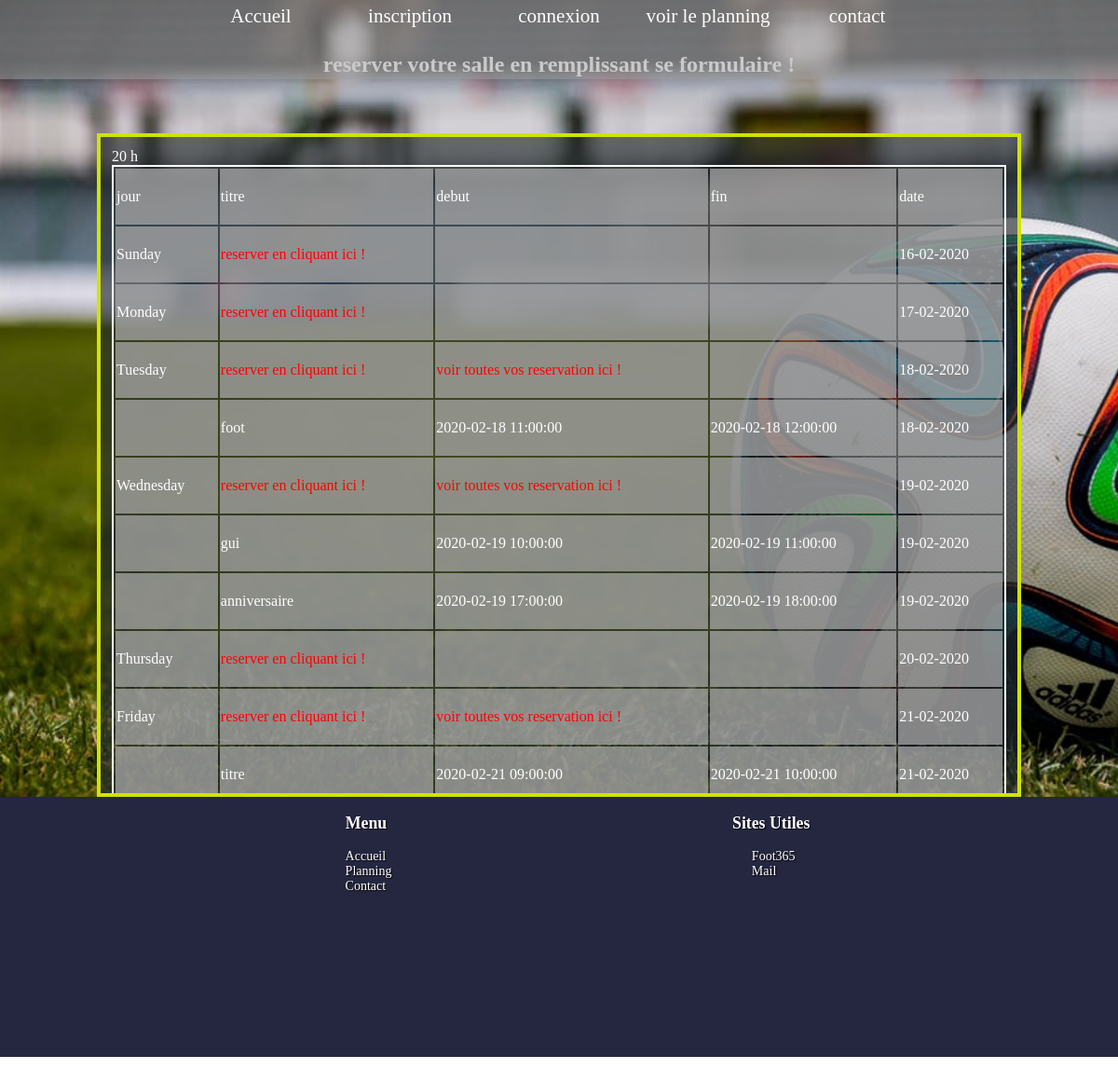
The app's page /planning.php with its own data.
### tables this page shows
CREATE TABLE IF NOT EXISTS `reservations` (
  `id` int(11) NOT NULL AUTO_INCREMENT,
  `titre` varchar(255) NOT NULL,
  `description` text NOT NULL,
  `debut` datetime NOT NULL,
  `fin` datetime NOT NULL,
  `id_utilisateur` int(11) NOT NULL,
  `tempsegonde` int(11) NOT NULL,
  PRIMARY KEY (`id`)
);

### planning.php (the view, shortened to what this page needs)
<?php
$connexion=mysqli_connect("localhost","root","","reservationsalles");
?>
<head>
     <link rel="stylesheet" type="text/css" href="nav.css">
     <link rel="stylesheet" type="text/css" href="css/planning.css">
</head>
       <body class="oc-body-accueil-btp">
     <section class="section-deventure">
       <nav class ="oc-nav-btp">
          <ul id="oc-nav-btp">
              <li ><a class="ah"  href="index.php">Accueil</a></li><?php if (!isset($_SESSION['login']))
                      {
                        echo "<li ><a class=\"ah\"  href=\"inscription.php\">inscription</a></li>";
                        echo "<li><a class=\"ah\"  href=\"connexion.php\">connexion</a></li>";
                    }
                         ?><li><a class="ah"  href="planning.php">voir le planning</a>
                         <li><a class="ah"  href="mailto:olivier.crozet@gmail.com">contact</a></li>
          </ul>
       </nav>
       <main>
        <header class="oc-header-btp">
          <h1>reserver votre salle en remplissant se formulaire !<h1>
        </header>
        <div class="div-tabl">
<table  class="table-affichage">
  <thead>
    <tr class="lignet"><td>jour</td><td>titre</td><td>debut</td><td>fin</td><td>date</td></tr>
  </thead>
<?php
$jour = date('l');
$data = date("d-m-Y");
$jourtimestamp = strtotime($jour);
$da = date('Y-m-d');
$dda = $da.' '.'08:00:00';
$sda = $da.' '.'19:00:00';
$reqtitrea = ("SELECT * FROM reservations WHERE debut BETWEEN  '$dda' AND '$sda'");
  $req_jointe_bdda = mysqli_query($connexion,$reqtitrea);
    $una = mysqli_fetch_ALL($req_jointe_bdda,MYSQLI_ASSOC);
$a = count($una);
      $demainjour = $jourtimestamp + 86400 ;
       $demain = gmdate("l", $demainjour);
       $demaind = gmdate("Y-m-d",$demainjour);
       $jour1 = $demaind.' '.'08:00:00';
       if ($a <= 0)
       {
          echo "<tr ><td>".$jour."</td><td>"."<a href = \"reservation-form.php\">reserver en cliquant ici !</a>"."</td><td>".' '."</td><td>".' '."</td><td>".$data."</td></tr>";
       }
  $reqtitre = "SELECT * FROM  `reservations` where debut BETWEEN '$jour1' AND 'jour1b' ;";
  $req_jointe_bdd = mysqli_query($connexion,$reqtitre);
    $un = mysqli_fetch_ALL($req_jointe_bdd);
    $a1 = count($un);
    $pd = $demainjour + 86400 ;
         $data1 = date("d-m-Y", strtotime("+1 days"));
       $jour2 = gmdate("l",$pd);
       $jourr2 = gmdate("Y-m-d",$pd);
       $day2 = $jourr2.' '.'08:00:00';
       $day2b = $jourr2.' '.'19:00:00';
       if ($a1 <= 0)
       {
       echo "<tr ><td>".$demain."</td><td>"."<a href = \"reservation-form.php\">reserver en cliquant ici !</a>"."</td><td>".' '."</td><td>".' '."</td><td>".$data1."</td></tr>";
      }
 $reqtitreb = "SELECT * FROM  `reservations` where debut BETWEEN '$day2' AND '$day2b' ;";
  $req_jointe_bddv = mysqli_query($connexion,$reqtitreb);
    $unb = mysqli_fetch_ALL($req_jointe_bddv);
     $a2 = count($unb);
      $pa = $pd + 86400 ;
      $data2 = date("d-m-Y", strtotime("+2 days"));
       $jour3 = gmdate("l",$pa);
       $jour33 =gmdate("Y-m-d",$pa);
       $day3 = $jour33.' '.'08:00:00';
       $day3b = $jour33.' '.'19:00:00';
       if ($a2 <= 0) {
         echo "<tr><td>".$jour2."</td><td>"."<a href = \"reservation-form.php\">reserver en cliquant ici !</a>"."</td><td>".' '."</td><td>".' '."</td><td>".$data2."</td></tr>";
       }
       else
       {
         echo "<tr><td>".$jour2."</td><td>"."<a href = \"reservation-form.php\">reserver en cliquant ici !</a> "."</td><td>"."<a href = \"reservation.php\">voir toutes vos reservation ici !</a> "."</td><td>".' '."</td><td>".$data2."</td></tr>";
 foreach ($unb as $ky ) {
       echo "<tr><td>  </td><td>".$ky[1]."</td><td>".$ky[3]."</td><td>".$ky[4]."</td><td>".$data2."</td></tr>";
                        }
       }
       $requettejour3 ="SELECT * FROM `reservations` where debut BETWEEN '$day3' AND '$day3b' ;";
        $req_jointe_bdde = mysqli_query($connexion,$requettejour3);
        $unc = mysqli_fetch_ALL($req_jointe_bdde);
        $a3 = count($unc);
        $paa = $pa +86400 ;
        $data3 = date("d-m-Y", strtotime("+3 days"));
        $jour4 = gmdate("l",$paa);
        $jour44 = gmdate("Y-m-d",$paa);
        $day4 = $jour44.' '.'08:00:00';
        $day4b = $jour44.' '.'19:00:00';
        if ($a3 <= 0)
         {
           echo "<tr><td>".$jour3."</td><td>"."<a href = \"reservation-form.php\">reserver en cliquant ici !</a>"."</td><td>".' '."</td><td>".' '."</td><td>".$data3."</td></tr>";
        }
        else
        {
         echo "<tr><td>".$jour3."</td><td>"."<a href = \"reservation-form.php\">reserver en cliquant ici !</a>"."</td><td>"."<a href = \"reservation.php\">voir toutes vos reservation ici !</a> "."</td><td>".' '."</td><td>".$data3."</td></tr>";
          foreach ($unc as $keeb ) {
       echo "<tr><td> </td><td>".$keeb[1]."</td><td>".$keeb[3]."</td><td>".$keeb[4]."</td><td>".$data3."</td></tr>";
                              }
        }
           $requettejour4 ="SELECT * FROM `reservations` where debut BETWEEN '$day4' AND '$day4b' ;";
        $req_jointe_bddea = mysqli_query($connexion,$requettejour4);
        $unc1 = mysqli_fetch_ALL($req_jointe_bddea);
        $a4 = count($unc1);
        $paa1 = $paa +86400 ;
        $data4 = date("d-m-Y", strtotime("+4 days"));
        $jour5 = gmdate("l",$paa1);
        $jour55 = gmdate("Y-m-d",$paa1);
        $day5 = $jour55.' '.'08:00:00';
        $day5b = $jour55.' '.'19:00:00';
        if ($a4 <= 0)
         {
         echo "<tr><td>".$jour4."</td><td>"."<a href = \"reservation-form.php\">reserver en cliquant ici !</a>"."</td><td>".' '."</td><td>".' '."</td><td>".$data4."</td></tr>";
        }
        $requettejour5 ="SELECT * FROM `reservations` where debut BETWEEN '$day5' AND '$day5b' ;";
        $req_jointe_bddea1 = mysqli_query($connexion,$requettejour5);
        $unc2 = mysqli_fetch_ALL($req_jointe_bddea1);
        $a5 = count($unc2);
        $data5 = date("d-m-Y", strtotime("+5 days"));
        if ($a5 <= 0)
         {
           echo "<tr><td>".$jour5."</td><td>"."<a href = \"reservation-form.php\">reserver en cliquant ici !</a>"."</td><td>".' '."</td><td>".' '."</td><td>".$data5."</td></tr>";
        }
       else
       {
        echo "<tr><td>".$jour5."</td><td>"."<a href = \"reservation-form.php\">reserver en cliquant ici !</a>"."</td><td>"."<a href = \"reservation.php\">voir toutes vos reservation ici !</a> "."</td><td>".' '."</td><td>".$data5."</td></tr>";
        foreach ($unc2 as $keeb2 ) {
       echo "<tr class=\"lignef\"><td>  </td><td>".$keeb2[1]."</td><td>".$keeb2[3]."</td><td>".$keeb2[4]."</td><td>".$data5."</td></tr>";
                              }
       }
?>
</table>
</div>
</main>
</section>
<footer>
  <section class="oc-footer-navigation">
  <div class="oc-container">
   <h3 class="oc-menu">Menu</h3>
    <div class="oc-columns">
     <ul class="oc-nav2">
      <li ><a class="oc-lien" href="index.php">accueil</a></li> <li ><a class="oc-lien" href="planning.php">planning</a></li>
      <li><a class="oc-lien" href="contact.php">contact</a></li>
   </div>
  </div>
 <div class="oc-container">
  <h3 class="oc-menu">sites utiles</h3>
   <div class="oc-columns">
    <ul class="oc-nav2">
      <li ><a class="oc-lien" href="https://www.football365.fr/">foot365</a></li>
      <li ><a class="oc-lien" href="mailto:olivier.crozet@laplateforme.io">mail</a></li>
    </ul>
   </div>
  </div>
 </section>
</footer>
</body>
</html>

### nav.css (style rules this page uses)
header { text-align: center; color :white; }
body { margin: 0; }
a { text-decoration: none; }
nav { color: white; position: fixed; height: 7%; width: 100%; }
nav ul { padding: 0px; padding: 0px; text-align: center; font-size: 21px; }
nav li { display: inline-block; width: 160px; margin:0px; padding:0px; line-height: 35px; }
nav li a { list-style-type: none; height: 80px; display: block; color: white; }
.ah { height: 6%; }
#oc-nav-btp { padding: 0px; margin-top: 0%; text-align: center; font-size: 21px; }
.oc-nav-btp { background-color:#9e9e9e8c; margin: 0; }
footer { background-color: #252640; text-transform: capitalize; text-shadow: 1px 1px 1px black; font-size: 95%; }
.oc-lien { text-decoration: none; color: white; }
.oc-footer-navigation { display: flex; flex-direction: row; width: 100%; height: 23vh; justify-content: space-evenly; }
.oc-container { display: flex; flex-direction : column; align-items: center; }
.oc-columns { display: flex; flex-direction : row; }
.oc-menu { color: white; margin-left: 35px; font-family: "Montserrat-SemiBold"; }
.oc-nav2 { margin: 0; text-decoration: none; color: white; list-style: none; font-family: "Montserrat-Regular"; font-size: 14px; }

### css/planning.css (style rules this page uses)
body { margin: 0px; }
.table-affichage { width: 100%; color: white; }
.section-deventure { background-image: url(../image/ballonterrainjpeg.jpeg); background-repeat: no-repeat; background-size: cover; }
main { padding-top: 3%; }
.div-tabl { margin: auto; width: 80%; background-color: #242b2ea1; color: white; border: solid 4PX #cfe305; padding: 1%; box-shadow: ; height: 85%; margin-top: 5%; overflow: overlay; }
table { border: solid 2px white; }
tr { height: 60PX; border: solid white 2px; background-color: #a7a7a7c2; }
a { text-decoration: none; color: red; }

### records on screen
reservations: titre "foot", debut "2020-02-18 11:00:00", fin "2020-02-18 12:00:00"
reservations: titre "gui", debut "2020-02-19 10:00:00", fin "2020-02-19 11:00:00"
reservations: titre "anniversaire", debut "2020-02-19 17:00:00", fin "2020-02-19 18:00:00"
reservations: titre "titre", debut "2020-02-21 09:00:00", fin "2020-02-21 10:00:00"

### other values on screen
$demain "Monday"
$jour2 "Tuesday"
$jour3 "Wednesday"
$jour4 "Thursday"
$jour5 "Friday"
